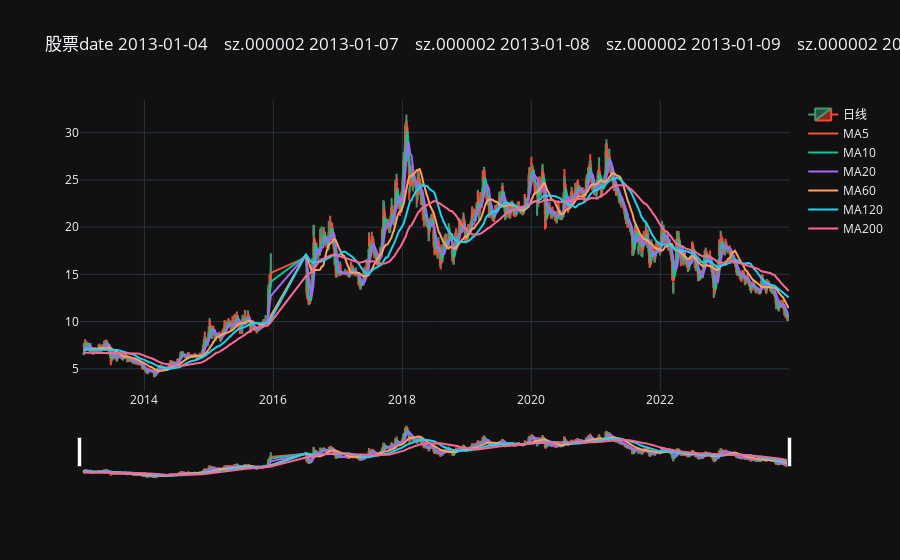

The code cell stored with this chart in its notebook:
### Code cell
fig_candle =  go.Figure(data=[go.Candlestick(x=stock_dataframe.index, # 绘制蜡烛图
                                             open=stock_dataframe.open, high=stock_dataframe.high, 
                                             close=stock_dataframe.close, low=stock_dataframe.low,
                                             name='日线'),
                              # 绘制均线
                              go.Scatter(x=stock_dataframe.index, y=stock_dataframe.mean5, name='MA5'),
                              go.Scatter(x=stock_dataframe.index, y=stock_dataframe.mean10, name='MA10'), 
                              go.Scatter(x=stock_dataframe.index, y=stock_dataframe.mean20, name='MA20'),
                              go.Scatter(x=stock_dataframe.index, y=stock_dataframe.mean60, name='MA60'),
                              go.Scatter(x=stock_dataframe.index, y=stock_dataframe.mean120, name='MA120'),
                              go.Scatter(x=stock_dataframe.index, y=stock_dataframe.mean200, name='MA200'),],
                               layout=go.Layout(title=f"股票{stock_code}  K线图",autosize=True))
fig_candle.update_layout(xaxis_range=[f'{start_date}',f'{end_date}'])
fig_candle.update_yaxes(autorange=True)
fig_candle.show()

### Figure 1 — Plotly figure (JSON) as saved in the notebook; plotly's stock layout.template omitted (floating-point values rounded to 4 significant figures; data arrays with more than 128 entries replaced by an {"elided": "..."} marker saying what was removed)
{"data": [{"close": {"elided": "2526 float values"}, "high": {"elided": "2526 float values"}, "low": {"elided": "2526 float values"}, "name": "日线", "open": {"elided": "2526 float values"}, "x": {"elided": "2526 str values"}, "type": "candlestick"}, {"name": "MA5", "x": {"elided": "2526 str values"}, "y": {"elided": "2526 float values"}, "type": "scatter"}, {"name": "MA10", "x": {"elided": "2526 str values"}, "y": {"elided": "2526 float values"}, "type": "scatter"}, {"name": "MA20", "x": {"elided": "2526 str values"}, "y": {"elided": "2526 float values"}, "type": "scatter"}, {"name": "MA60", "x": {"elided": "2526 str values"}, "y": {"elided": "2526 float values"}, "type": "scatter"}, {"name": "MA120", "x": {"elided": "2526 str values"}, "y": {"elided": "2526 float values"}, "type": "scatter"}, {"name": "MA200", "x": {"elided": "2526 str values"}, "y": {"elided": "2526 float values"}, "type": "scatter"}], "layout": {"autosize": true, "title": {"text": "股票date\n2013-01-04    sz.000002\n2013-01-07    sz.000002\n2013-01-08    sz.000002\n2013-01-09    sz.000002\n2013-01-10    sz.000002\n                ...    \n2023-12-25    sz.000002\n2023-12-26    sz.000002\n2023-12-27    sz.000002\n2023-12-28    sz.000002\n2023-12-29    sz.000002\nName: code, Length: 2672, dtype: object  K线图"}, "xaxis": {"range": ["2013-01-01", "2023-12-31"]}, "yaxis": {"autorange": true}}}
